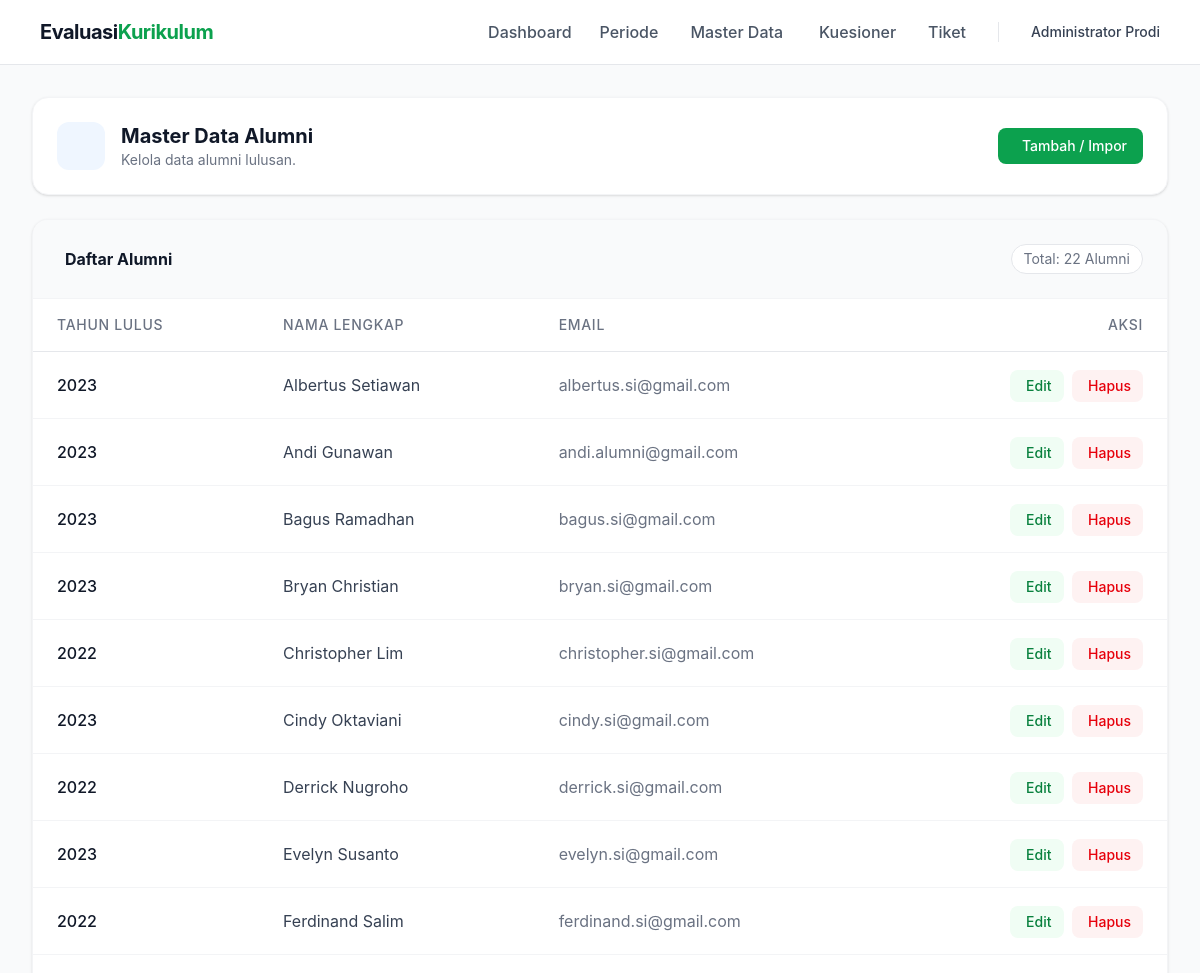
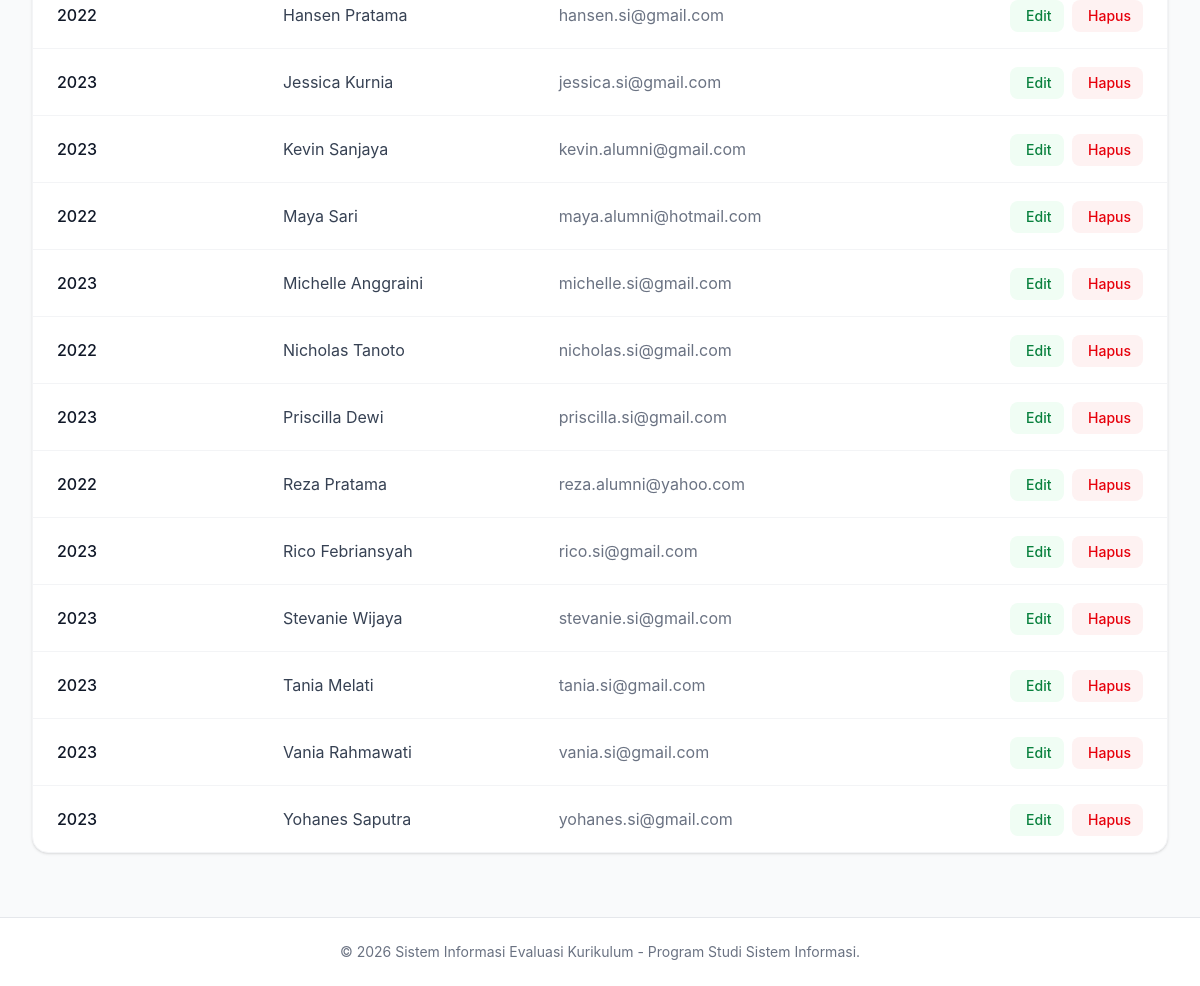
/admin/master/alumni.php (signed in), run on the app's committed database (2 pictures, top to bottom).
### tables this page shows
CREATE TABLE `profil_pengguna` (
  `pengguna_id` int(11) NOT NULL,
  `nomor_induk` varchar(50) DEFAULT NULL,
  `alamat` text DEFAULT NULL,
  `telepon` varchar(20) DEFAULT NULL,
  `posisi_pekerjaan` varchar(100) DEFAULT NULL,
  `instansi` varchar(100) DEFAULT NULL,
  `tahun_lulus` year(4) DEFAULT NULL,
  `foto` varchar(255) DEFAULT NULL,
  PRIMARY KEY (`pengguna_id`),
  CONSTRAINT `profil_pengguna_ibfk_1` FOREIGN KEY (`pengguna_id`) REFERENCES `pengguna` (`id`)
);

CREATE TABLE `pengguna` (
  `id` int(11) NOT NULL AUTO_INCREMENT,
  `nama` varchar(100) NOT NULL,
  `email` varchar(100) NOT NULL,
  `password_hash` varchar(255) NOT NULL,
  `peran` enum('admin','mahasiswa','alumni','perusahaan','dosen') NOT NULL,
  `wajib_ganti_sandi` tinyint(1) DEFAULT 1,
  `aktif` tinyint(1) DEFAULT 1,
  `dibuat_pada` timestamp NOT NULL DEFAULT current_timestamp(),
  `reset_token` varchar(255) DEFAULT NULL,
  `reset_token_expired` datetime DEFAULT NULL,
  PRIMARY KEY (`id`),
  UNIQUE KEY `email` (`email`)
);

### includes/helpers.php (called while the page is built, shortened)
<?php
function base_url($path = '') {
    return BASE_URL . '/' . ltrim($path, '/');
}
function escape($string) {
    return htmlspecialchars($string ?? '', ENT_QUOTES, 'UTF-8');
}
?>

### includes/auth.php (called while the page is built, shortened)
<?php
function is_logged_in() {
    return isset($_SESSION['user_id']) && isset($_SESSION['user_role']);
}
?>

### admin/master/alumni.php (the view, shortened to what this page needs)
<?php
require_once '../../config/database.php';
require_once '../../includes/helpers.php';
require_once '../../includes/auth.php';
$stmt = $pdo->query("SELECT u.id, u.nama, u.email, p.tahun_lulus FROM pengguna u LEFT JOIN profil_pengguna p ON u.id = p.pengguna_id WHERE u.peran = 'alumni' ORDER BY u.nama ASC");
$alumni_list = $stmt->fetchAll();
require_once '../../includes/header.php';
?>
<div class="bg-white rounded-2xl shadow-sm border border-gray-100 p-6 mb-6">
    <div class="flex items-center justify-between">
        <div class="flex items-center gap-4">
            <div class="w-12 h-12 bg-blue-50 text-blue-500 rounded-xl flex items-center justify-center text-2xl"><i class="ph ph-graduation-cap"></i></div>
            <div><h2 class="text-xl font-bold text-gray-900">Master Data Alumni</h2><p class="text-sm text-gray-500">Kelola data alumni lulusan.</p></div>
        </div>
        <button type="button" onclick="document.getElementById('modal-tambah').classList.remove('hidden')" class="bg-brand-500 hover:bg-brand-600 text-white px-4 py-2 rounded-lg text-sm font-medium flex items-center gap-2">
            <i class="ph ph-plus-circle"></i> Tambah / Impor
        </button>
    </div>
</div>
<div class="bg-white rounded-2xl shadow-sm border border-gray-100 overflow-hidden mb-8">
    <div class="p-6 border-b border-gray-100 flex justify-between items-center bg-gray-50">
        <h3 class="font-bold text-gray-900 flex items-center gap-2"><i class="ph ph-list-bullets text-brand-500"></i> Daftar Alumni</h3>
        <span class="text-sm text-gray-500 bg-white px-3 py-1 rounded-full border border-gray-200">Total: <?= count($alumni_list) ?> Alumni</span>
    </div>
    <div class="overflow-x-auto">
        <table class="w-full text-left border-collapse">
            <thead>
                <tr class="bg-white border-b border-gray-200 text-sm text-gray-500 uppercase tracking-wider">
                    <th class="px-6 py-4 font-medium">Tahun Lulus</th><th class="px-6 py-4 font-medium">Nama Lengkap</th>
                    <th class="px-6 py-4 font-medium">Email</th><th class="px-6 py-4 font-medium text-right">Aksi</th>
                </tr>
            </thead>
            <tbody class="divide-y divide-gray-100">
                <?php if (count($alumni_list) === 0): ?><tr><td colspan="4" class="px-6 py-8 text-center text-gray-500">Belum ada data alumni.</td></tr><?php else: ?>
                    <?php foreach ($alumni_list as $alm): ?>
                        <tr class="hover:bg-gray-50">
                            <td class="px-6 py-4 text-gray-900 font-medium"><?= escape($alm['tahun_lulus'] ?? '-') ?></td>
                            <td class="px-6 py-4 text-gray-700"><?= escape($alm['nama']) ?></td>
                            <td class="px-6 py-4 text-gray-500"><?= escape($alm['email']) ?></td>
                            <td class="px-6 py-4 text-right whitespace-nowrap">
                                <button type="button" onclick="bukaModalEdit(<?= $alm['id'] ?>, '<?= htmlspecialchars(escape($alm['nama'])) ?>', '<?= htmlspecialchars(escape($alm['email'])) ?>', '<?= htmlspecialchars(escape($alm['tahun_lulus'] ?? '')) ?>')" class="text-brand-600 hover:text-brand-800 bg-brand-50 hover:bg-brand-100 px-3 py-1.5 rounded-lg text-sm font-medium inline-flex items-center gap-1"><i class="ph ph-pencil-simple"></i> Edit</button>
                                <form action="" method="POST" class="inline-block ml-1" onsubmit="return confirm('Hapus data alumni ini?')">
                                    <button type="submit" class="text-red-600 hover:text-red-800 bg-red-50 hover:bg-red-100 px-3 py-1.5 rounded-lg text-sm font-medium inline-flex items-center gap-1"><i class="ph ph-trash"></i> Hapus</button>
                                </form>
                            </td>
                        </tr>
                    <?php endforeach; ?>
                <?php endif; ?>
            </tbody>
        </table>
    </div>
</div>
<?php require_once '../../includes/footer.php'; ?>

### includes/header.php (shortened to what this page needs)
<!DOCTYPE html>
<html lang="id">
<head>
    <link rel="stylesheet" href="<?= base_url('assets/css/style.css?v=' . filemtime(__DIR__ . '/../assets/css/style.css')) ?>">
    <link rel="stylesheet" type="text/css" href="https://unpkg.com/@phosphor-icons/web@2.1.1/src/regular/style.css">
    <link rel="stylesheet" type="text/css" href="https://unpkg.com/@phosphor-icons/web@2.1.1/src/bold/style.css">
    <link rel="stylesheet" type="text/css" href="https://unpkg.com/@phosphor-icons/web@2.1.1/src/fill/style.css">
</head>
<body class="min-h-screen flex flex-col bg-gray-50 text-gray-800">
    <nav class="bg-white border-b border-gray-200">
        <div class="max-w-7xl mx-auto px-4 sm:px-6 lg:px-8">
            <div class="flex justify-between h-16">
                <div class="flex">
                    <div class="flex-shrink-0 flex items-center gap-2">
                        <a href="<?= base_url() ?>" class="font-bold text-xl text-gray-900 tracking-tight">Evaluasi<span class="text-brand-500">Kurikulum</span></a>
                    </div>
                </div>
                <div class="hidden md:flex items-center gap-6">
                    <?php if (is_logged_in()): ?>
                        <?php if ($_SESSION['user_role'] === 'admin'): ?>
                            <a href="<?= base_url('admin/dashboard.php') ?>" class="text-gray-600 hover:text-brand-500 font-medium transition-colors"><i class="ph ph-squares-four mr-1"></i>Dashboard</a>
                            <a href="<?= base_url('admin/periode.php') ?>" class="text-gray-600 hover:text-brand-500 font-medium transition-colors"><i class="ph ph-calendar-blank mr-1"></i>Periode</a>
                            <div class="relative group">
                                <button class="text-gray-600 hover:text-brand-500 font-medium transition-colors flex items-center gap-1">
                                    <i class="ph ph-database mr-1"></i> Master Data <i class="ph ph-caret-down text-xs"></i>
                                </button>
                            </div>
                            <div class="relative group">
                                <button class="text-gray-600 hover:text-brand-500 font-medium transition-colors flex items-center gap-1">
                                    <i class="ph ph-clipboard-text mr-1"></i> Kuesioner <i class="ph ph-caret-down text-xs"></i>
                                </button>
                            </div>
                            <a href="<?= base_url('admin/tiket.php') ?>" class="text-gray-600 hover:text-brand-500 font-medium transition-colors"><i class="ph ph-lifebuoy mr-1"></i>Tiket</a>
                        <?php endif; ?>
                        <div class="relative group border-l border-gray-200 pl-6 ml-2">
                            <button class="flex items-center gap-2 text-gray-700 hover:text-brand-500 font-medium transition-colors">
                                <span class="text-sm"><?= escape($_SESSION['user_name']) ?></span>
                            </button>
                        </div>
                    <?php else: ?>
                        <a href="<?= base_url('auth/login.php') ?>" class="bg-brand-500 hover:bg-brand-600 text-white px-5 py-2 rounded-lg font-medium transition-colors flex items-center gap-2">
                            <i class="ph ph-sign-in"></i> Masuk
                        </a>
                    <?php endif; ?>
                </div>
            </div>
        </div>
    </nav>
    <main class="flex-grow max-w-7xl w-full mx-auto px-4 sm:px-6 lg:px-8 py-8">

### includes/footer.php (shortened to what this page needs)
    </main>
    <footer class="bg-white border-t border-gray-200 mt-auto">
        <div class="max-w-7xl mx-auto px-4 sm:px-6 lg:px-8 py-6 text-center text-sm text-gray-500">
            &copy; <?= date('Y') ?> Sistem Informasi Evaluasi Kurikulum - Program Studi Sistem Informasi.
        </div>
    </footer>
</body>
</html>

### assets/css/style.css (style rules this page uses)
body { font-family: 'Inter', sans-serif; background-color: #f9fafb; color: #111827; }

### includes/header.php (style rules this page uses)
body { font-family: 'Inter', sans-serif; background-color: #f9fafb; color: #111827; }

### data on the page
profil_pengguna: tahun_lulus "2023", pengguna_id.nama "Albertus Setiawan", pengguna_id.email "albertus.si@gmail.com"
profil_pengguna: tahun_lulus "2023", pengguna_id.nama "Andi Gunawan", pengguna_id.email "andi.alumni@gmail.com"
profil_pengguna: tahun_lulus "2023", pengguna_id.nama "Bagus Ramadhan", pengguna_id.email "bagus.si@gmail.com"
profil_pengguna: tahun_lulus "2023", pengguna_id.nama "Bryan Christian", pengguna_id.email "bryan.si@gmail.com"
profil_pengguna: tahun_lulus "2022", pengguna_id.nama "Christopher Lim", pengguna_id.email "christopher.si@gmail.com"
profil_pengguna: tahun_lulus "2023", pengguna_id.nama "Cindy Oktaviani", pengguna_id.email "cindy.si@gmail.com"
profil_pengguna: tahun_lulus "2022", pengguna_id.nama "Derrick Nugroho", pengguna_id.email "derrick.si@gmail.com"
profil_pengguna: tahun_lulus "2023", pengguna_id.nama "Evelyn Susanto", pengguna_id.email "evelyn.si@gmail.com"
profil_pengguna: tahun_lulus "2022", pengguna_id.nama "Ferdinand Salim", pengguna_id.email "ferdinand.si@gmail.com"
profil_pengguna: tahun_lulus "2022", pengguna_id.nama "Hansen Pratama", pengguna_id.email "hansen.si@gmail.com"
profil_pengguna: tahun_lulus "2023", pengguna_id.nama "Jessica Kurnia", pengguna_id.email "jessica.si@gmail.com"
profil_pengguna: tahun_lulus "2023", pengguna_id.nama "Kevin Sanjaya", pengguna_id.email "kevin.alumni@gmail.com"
profil_pengguna: tahun_lulus "2022", pengguna_id.nama "Maya Sari", pengguna_id.email "maya.alumni@hotmail.com"
profil_pengguna: tahun_lulus "2023", pengguna_id.nama "Michelle Anggraini", pengguna_id.email "michelle.si@gmail.com"
profil_pengguna: tahun_lulus "2022", pengguna_id.nama "Nicholas Tanoto", pengguna_id.email "nicholas.si@gmail.com"
profil_pengguna: tahun_lulus "2023", pengguna_id.nama "Priscilla Dewi", pengguna_id.email "priscilla.si@gmail.com"
profil_pengguna: tahun_lulus "2022", pengguna_id.nama "Reza Pratama", pengguna_id.email "reza.alumni@yahoo.com"
profil_pengguna: tahun_lulus "2023", pengguna_id.nama "Rico Febriansyah", pengguna_id.email "rico.si@gmail.com"
profil_pengguna: tahun_lulus "2023", pengguna_id.nama "Stevanie Wijaya", pengguna_id.email "stevanie.si@gmail.com"
profil_pengguna: tahun_lulus "2023", pengguna_id.nama "Tania Melati", pengguna_id.email "tania.si@gmail.com"
profil_pengguna: tahun_lulus "2023", pengguna_id.nama "Vania Rahmawati", pengguna_id.email "vania.si@gmail.com"
profil_pengguna: tahun_lulus "2023", pengguna_id.nama "Yohanes Saputra", pengguna_id.email "yohanes.si@gmail.com"

### other printed values
$_SESSION['user_name'] "Administrator Prodi"
count($alumni_list) "22"
